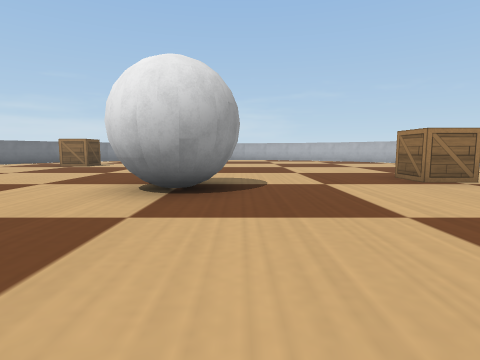
[1] (above)

16 first-person views from a walk through a world built for the Webots simulator. The camera is 0.06 m above the floor, tilts 6° down and sees 80° across. The floor is counted in squares, 0.1 m on a side. Each view is taken from the middle of a square. On the plan, view 1 faces up. The plan holds only what a view shows up to about 9 squares ahead; the rest is blank. The robots in the file are not drawn. Simple shapes and patterns stand in for the simulator's stock objects.

[2]
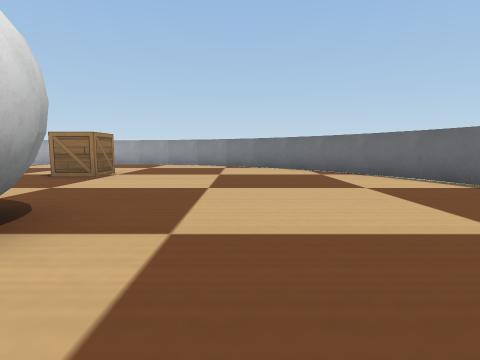

[3]
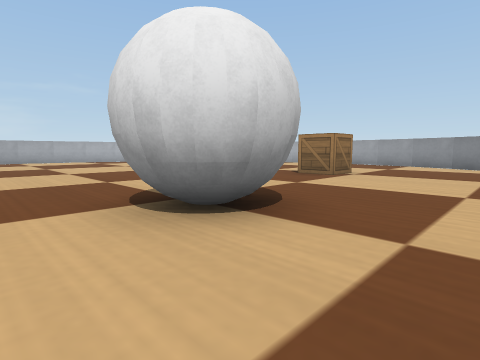

[4]
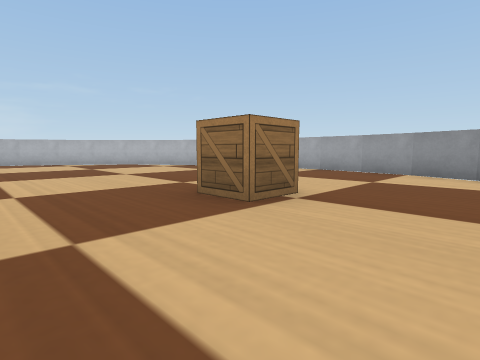

[5]
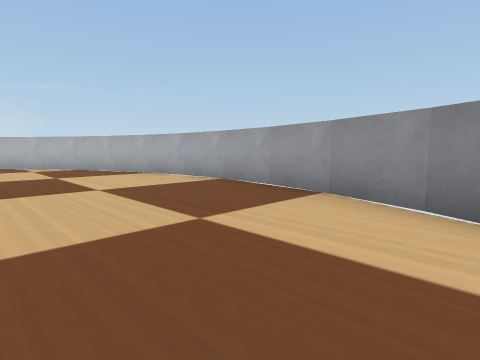

[6]
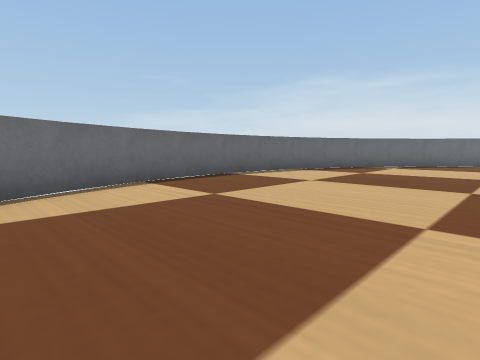

[7]
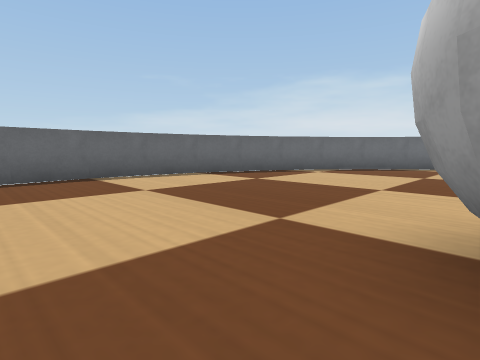

[8]
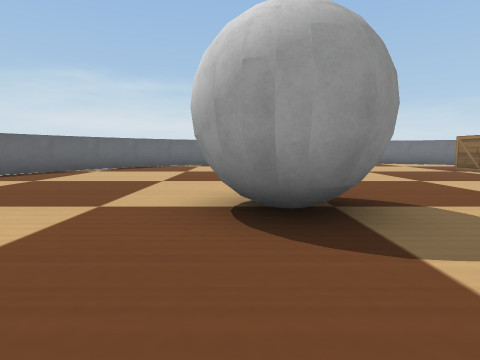

[9]
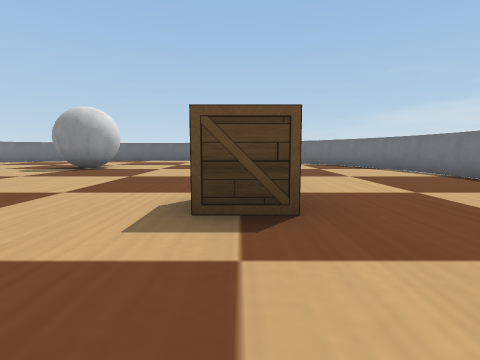

[10]
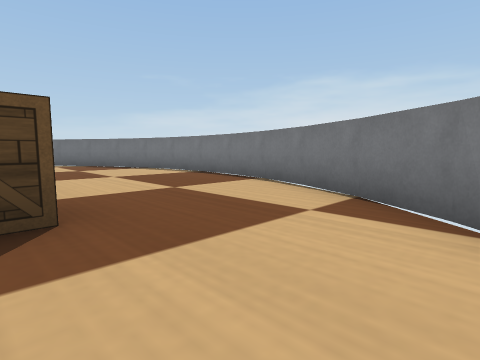

[11]
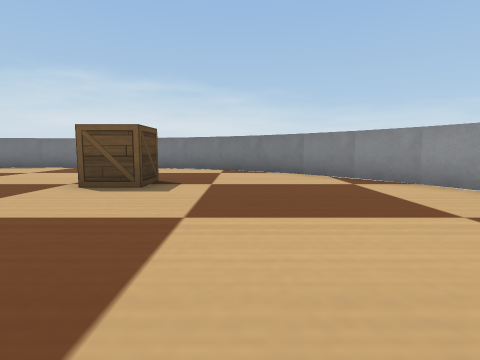

[12]
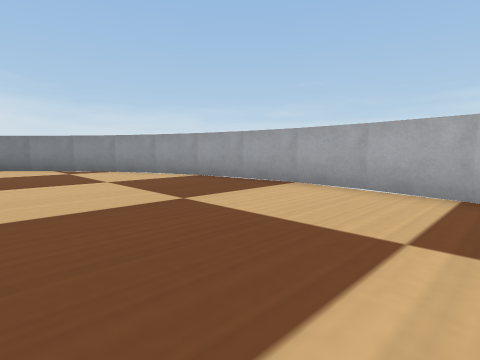

[13]
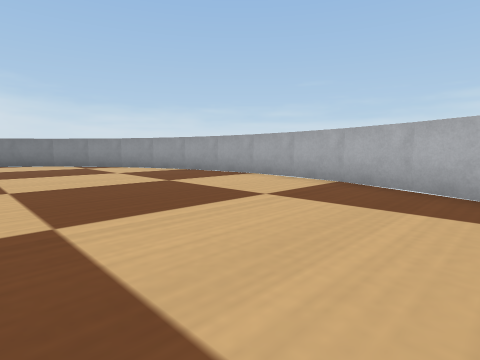

[14]
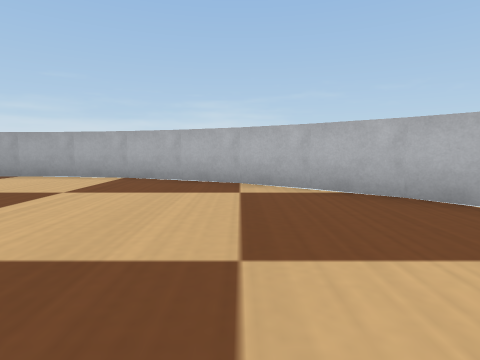

[15]
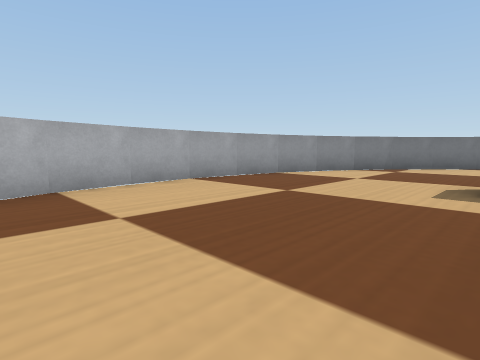

[16]
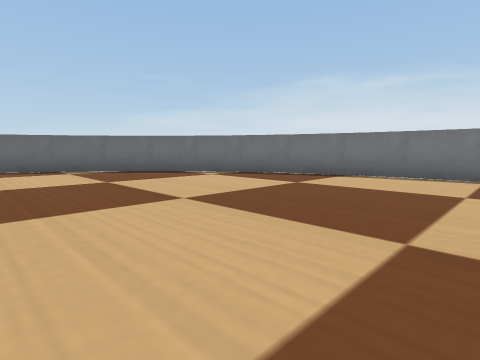

### Floor plan
Points are (right, up) in squares from view 1. A wall is a line through its corners. A room is listed if a view was taken in it or the views show most of it. See-through windows are left out.
Room 1 (views 1, 2, 3, 4, 5, 6, 7, 8, 9, 10, 11, 12, 13, 14, 15, 16)
walls: (1.7, 17.1) (0.2, 17.4); (-1, 17.5) (-2.3, 17.4) (-3.6, 17.2); (0.4, 17.4) (-1.1, 17.5); (-3.5, 17.2) (-4.8, 16.7); (2.9, 16.7) (1.5, 17.2); (-4.7, 16.8) (-6.1, 16.1); (-6, 16.2) (-7.1, 15.4); (4, 16.2) (2.8, 16.8); (-7, 15.5) (-8.1, 14.5); (-8, 14.6) (-9, 13.6); (5.2, 15.4) (3.9, 16.2); (6.2, 14.5) (5, 15.5); (7, 13.5) (6, 14.6); (-8.9, 13.7) (-9.7, 12.4); (-9.6, 12.6) (-10.3, 11.3); (-10.2, 11.3) (-10.7, 10); (7.7, 12.5) (6.9, 13.6); (8.3, 11.2) (7.6, 12.6); (8.7, 10) (8.2, 11.3); (-10.7, 10.1) (-10.9, 8.8) (-11, 7.4); (8.9, 8.7) (8.6, 10.2); (-11, 7.5) (-10.9, 6.1); (9, 7.4) (8.9, 8.8); (-10.9, 6.3) (-10.6, 4.8); (8.9, 6.1) (9, 7.5); (-10.7, 4.9) (-10.2, 3.6); (8.2, 3.6) (8.7, 4.9) (8.9, 6.3); (-10.3, 3.7) (-9.7, 2.5) (-8.9, 1.4); (7.6, 2.4) (8.3, 3.8); (-9, 1.5) (-8.1, 0.4); (-8.1, 0.5) (-7, -0.5); (6.9, 1.3) (7.7, 2.6); (-6, -1.1) (-4.8, -1.7); (5, -0.5) (6.1, 0.4) (7, 1.4); (-7.2, -0.4) (-5.9, -1.2); (-4.9, -1.7) (-3.6, -2.2); (-3.7, -2.1) (-2.3, -2.4); (-2.4, -2.4) (-0.9, -2.5); (-1, -2.5) (0.3, -2.4) (1.6, -2.1); (1.5, -2.2) (2.9, -1.7); (2.8, -1.8) (4, -1.2) (5.1, -0.4)
objects: wooden box (-6, 11); white ball (-2, 4) to (0, 5); wooden box (4, 5) to (4, 6)

Where each view was taken, in squares from view 1:
view 1: 0 up, 0 right, facing up
view 2: 2 up, 3 left, facing right
view 3: 2 up, 3 left, facing up-right
view 4: 3 up, 1 right, facing up-right
view 5: 3 up, 5 right, facing up-right
view 6: 3 up, 4 right, facing down-left
view 7: 4 up, 1 right, facing down-left
view 8: 4 up, 2 right, facing left
view 9: 14 up, 6 left, facing down
view 10: 14 up, 6 left, facing down-left
view 11: 13 up, 1 left, facing left
view 12: 13 up, 2 right, facing up-left
view 13: 12 up, 4 right, facing up-left
view 14: 11 up, 4 right, facing up
view 15: 11 up, 4 right, facing down-right
view 16: 8 up, 4 left, facing down-left
